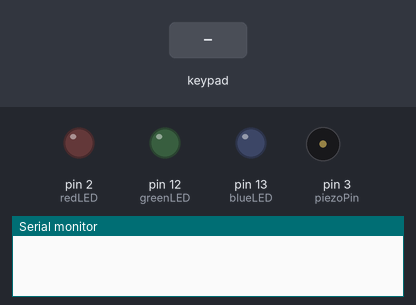
The sketch below on a simulated Arduino Uno, built with avr-gcc and run on an emulated ATmega328P. On the bench: output pins drawn as LEDs (lit = HIGH), buzzer (waves = sounding), the last lines printed to the serial monitor. Wiring (inferred from the names in the program): 4×4 keypad with keys 1 2 3 A 4 5 6 B 7 8 9 C * 0 # D (labels assumed): rows pin 11, pin 10, pin 9, pin 8; columns pin 7, pin 6, pin 5, pin 4. Dashed ring = blinking. Inputs (shaded band) come from the test bench. Pins used as bus, display or sensor lines are not drawn.

Above: at 1.2 s.
1.3 s: key 'A' pressed
At 1.7 s:
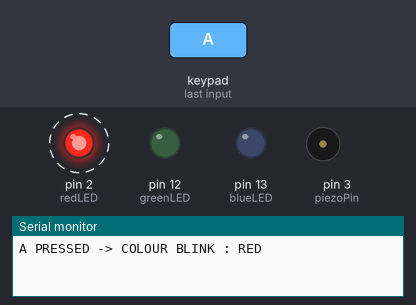
4.3 s: keypad keys 1 2 # pressed 0.4 s apart
At 5.2 s:
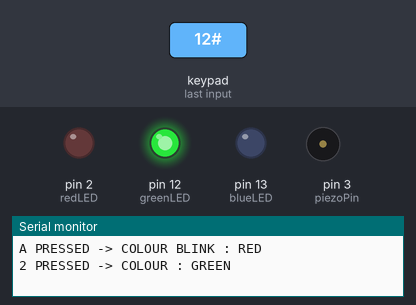
At 5.9 s:
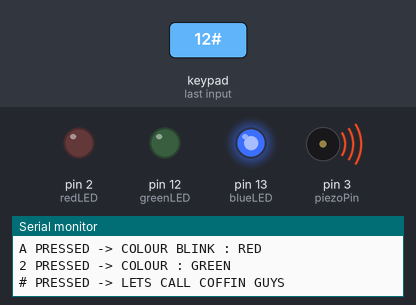
Timing chart, 0 to 14.0 s (numbered marks = the images above; inputs shaded):
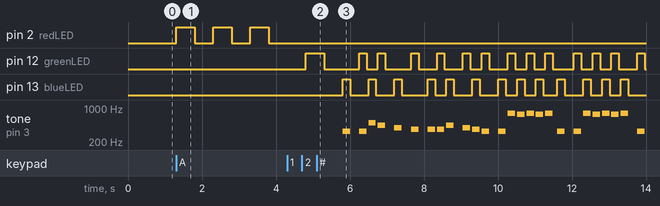

Measured:
- after the input at 1.3 s, pin 2 (redLED): alternates HIGH for 0.50 s and LOW for 0.50 s, starting at once
- after the input at 4.3 s, pin 12 (greenLED): LOW → HIGH after 0.50 s, → LOW 0.50 s later, → HIGH 0.95 s later, → LOW 0.20 s later, … (28 changes in this stretch); pin 13 (blueLED): LOW → HIGH after 1.5 s, → LOW 0.20 s later, → HIGH 0.50 s later, → LOW 0.20 s later, … (26 changes in this stretch)

The sketch:

4x4songibi.ino
```cpp
//MCE 202 BERKE TOLANT

const int b3 = 988;   const int a93 = 932;   const int a3 = 880;
const int g93 = 831;  const int g3 = 784;    const int f93 = 740;
const int f3 = 698;   const int e3 = 659;    const int d93 = 622;
const int d3 = 587;   const int c93 = 554;   const int c3 = 523;
const int b2 = 494;   const int a92 = 466;   const int a2 = 440;
const int g92 = 415;  const int g2 = 392;    const int f92 = 370;
const int f2 = 349;   const int e2 = 329;    const int d92 = 311;
const int d2 = 294;   const int c92 = 277;   const int c2 = 262;
const int b = 247;    const int a9 = 233;    const int a = 220;
const int g9 = 208;   const int g = 196;     const int f9 = 185;
const int f = 175;    const int e = 165;     const int d9 = 156;
const int d = 147;    const int c9 = 139;    const int c = 131;
const int x = 0;          // our notes and their frequencies(Hz)

const byte piezoPin = 3;  // Defining LED and piezo pins
const byte redLED   = 2;
const byte greenLED = 12;
const byte blueLED  = 13;

int counter = 0;          // counter for led & buzzer synchronization

const byte column1 = 7;   // Defining column pins
const byte column2 = 6;
const byte column3 = 5;
const byte column4 = 4;

const byte row1 = 11;     // Defining row pins
const byte row2 = 10;
const byte row3 = 9;
const byte row4 = 8;

void setup() {
  Serial.begin(9600);               // to use serial monitor

  pinMode(row1, OUTPUT);            // here we set row pins as OUTPUT
  pinMode(row2, OUTPUT);
  pinMode(row3, OUTPUT);
  pinMode(row4, OUTPUT);

  pinMode(column1, INPUT_PULLUP);   // here we set column pins as PULLUP so they can stay HIGH till the input signal
  pinMode(column2, INPUT_PULLUP);
  pinMode(column3, INPUT_PULLUP);
  pinMode(column4, INPUT_PULLUP);

  pinMode(piezoPin, OUTPUT);        // here we set piezo and LED pins as OUTPUT
  pinMode(redLED,   OUTPUT);
  pinMode(greenLED, OUTPUT);
  pinMode(blueLED,  OUTPUT);
  }

void loop() {
  row1Check();          // in our loop, we are calling our row functions one by one for controlling row pin states
  row2Check();
  row3Check();
  row4Check();
}

void row1Check() {
  digitalWrite(row1, LOW);               //   here we set row1 as LOW, others as HIGH for getting a path to column pins
  digitalWrite(row2, HIGH);
  digitalWrite(row3, HIGH);
  digitalWrite(row4, HIGH);

  if (digitalRead(column1) == LOW) {      //  here we are checking state of column1. If it is LOW then;
    Serial.println("1 PRESSED -> COLOUR : RED");
    LEDon(redLED, 0, 0);
    delay(500);                           //  we have delay for each action -> catching difference between one-click and long-press
    LEDoff(redLED, 0, 0);
  }
  if (digitalRead(column2) == LOW) {      //  here we are checking state of column2. If it is LOW then;
    Serial.println("2 PRESSED -> COLOUR : GREEN");
    LEDon(0, greenLED, 0);
    delay(500);
    LEDoff(0, greenLED, 0);
  }
  if (digitalRead(column3) == LOW) {      //  here we are checking state of column3. If it is LOW then;
    Serial.println("3 PRESSED -> COLOUR : BLUE");
    LEDon(0, 0, blueLED);
    delay(500);
    LEDoff(0, 0, blueLED);
  }
  if (digitalRead(column4) == LOW) {      //  here we are checking state of column4. If it is LOW then;
    Serial.println("A PRESSED -> COLOUR BLINK : RED");
    LEDblink(redLED, 0, 0);
    delay(500);
    }
  }

void row2Check() {
  digitalWrite(row1, HIGH);
  digitalWrite(row2, LOW);
  digitalWrite(row3, HIGH);
  digitalWrite(row4, HIGH);

  if (digitalRead(column1) == LOW) {
    Serial.println("4 PRESSED -> COLOUR : YELLOW");
    LEDon(redLED, greenLED, 0);
    delay(500);
    LEDoff(redLED, greenLED, 0);
  }
  if (digitalRead(column2) == LOW) {
    Serial.println("5 PRESSED -> COLOUR : PURPLE");
    LEDon(redLED, 0, blueLED);
    delay(500);
    LEDoff(redLED, 0, blueLED);
  }
  if (digitalRead(column3) == LOW) {
    Serial.println("6 PRESSED -> COLOUR : CYAN (my fav.)");
    LEDon(0, greenLED, blueLED);
    delay(500);
    LEDoff(0, greenLED, blueLED);
  }
  if (digitalRead(column4) == LOW) {
    Serial.println("B PRESSED -> COLOUR BLINK : GREEN");
    LEDblink(0, greenLED, 0);
    delay(500);
    }
  }

void row3Check() {
  digitalWrite(row1, HIGH);
  digitalWrite(row2, HIGH);
  digitalWrite(row3, LOW);
  digitalWrite(row4, HIGH);

  if (digitalRead(column1) == LOW) {
    Serial.println("7 PRESSED -> NOTE C (DO)");
    beep(c3, 500);
    delay(500);
  }
  if (digitalRead(column2) == LOW) {
    Serial.println("8 PRESSED -> NOTE D (RE)");
    beep(d3, 500);
    delay(500);
    }
  if (digitalRead(column3) == LOW) {
    Serial.println("9 PRESSED -> NOTE E (MI)");
    beep(e3, 500);
    delay(500);
  }
  if (digitalRead(column4) == LOW) {
    Serial.println("C PRESSED -> C D E MELODY");
    beep(c3, 500);
    beep(d3, 500);
    beep(e3, 500);
    delay(500);
    }
  }

void row4Check() {
  digitalWrite(row1, HIGH);
  digitalWrite(row2, HIGH);
  digitalWrite(row3, HIGH);
  digitalWrite(row4, LOW);

  if (digitalRead(column1) == LOW) {
    Serial.println("* PRESSED -> LETS CALL THE POLICE");
    delay(500);
    EveryBreathYouTake();
  }
  if (digitalRead(column2) == LOW) {
    Serial.println("0 PRESSED");
    delay(500);
  }
  if (digitalRead(column3) == LOW) {
    Serial.println("# PRESSED -> LETS CALL COFFIN GUYS");
    delay(500);
    CoffinDance();
    CoffinDance();
  }
  if (digitalRead(column4) == LOW) {
    Serial.println("D PRESSED");
    delay(500);
  }
}

void LEDon(byte R, byte G, byte B)
{
  digitalWrite(R, HIGH);  // a function for turn on LED
  digitalWrite(G, HIGH);
  digitalWrite(B, HIGH);
  }

void LEDoff(byte R, byte G, byte B)
{
  digitalWrite(R, LOW);  // a function for turn off LED
  digitalWrite(G, LOW);
  digitalWrite(B, LOW);
  }

void LEDblink(byte R, byte G, byte B)
{
  for(int i=0; i<3; i++){
  digitalWrite(R, HIGH); // a function for blinking LED
  digitalWrite(G, HIGH);
  digitalWrite(B, HIGH);
  delay(500);
  digitalWrite(R, LOW);
  digitalWrite(G, LOW);
  digitalWrite(B, LOW);
  delay(500);
  }
  }

void beep(int note, int duration)
{
tone(piezoPin, note, duration);  // a function for getting notes from piezo and led synchronization

if(counter % 2 == 0){
digitalWrite(blueLED, HIGH);
delay(duration);
digitalWrite(blueLED, LOW);
}
else{
digitalWrite(greenLED, HIGH);
delay(duration);
digitalWrite(greenLED, LOW);
}

noTone(piezoPin);
delay(50);
counter++;
}

void EveryBreathYouTake()
{
  ///////////////1
beep(a, 210);       // The Police - Every Breath You Take melody
beep(e2, 210);
beep(b2, 210);
beep(e2, 210);
beep(c92, 210);
beep(b2, 210);
beep(e2, 210);
beep(b2, 210);
/////////////////2
beep(a, 210);
beep(e2, 210);
beep(b2, 210);
beep(e2, 210);
beep(c92, 210);
beep(b2, 210);
beep(e2, 210);
beep(a2, 210);
////////////////3
beep(f9, 210);
beep(c92, 210);
beep(g92, 210);
beep(c92, 210);
beep(a2, 210);
beep(g92, 210);
beep(c92, 210);
beep(g92, 210);
////////////////4
beep(f9, 210);
beep(c92, 210);
beep(g92, 210);
beep(c92, 210);
beep(a2, 210);
beep(g92, 210);
beep(c92, 210);
beep(e2, 210);
////////////////5
beep(d2, 210);
beep(f92, 210);
beep(e3, 210);
beep(f92, 210);
beep(d3, 210);
beep(a2, 210);
beep(f92, 210);
beep(a2, 210);
////////////////6
beep(e2, 210);
beep(b2, 210);
beep(f93, 210);
beep(b2, 210);
beep(e3, 210);
beep(b2, 210);
beep(e2, 210);
beep(a2, 210);
  ///////////////7
beep(a, 210);
beep(e2, 210);
beep(b2, 210);
beep(e2, 210);
beep(c92, 210);
beep(b2, 210);
beep(e2, 210);
beep(b2, 210);
}

void CoffinDance()
{
  beep(e2, 200);   // i think you know what it is
  delay(200);

  beep(e2, 200);
  beep(b2, 200);
  beep(a2, 200);
  delay(200);

  beep(g2, 200);
  delay(200);

  beep(f92, 200);
  delay(200);

  beep(f92, 200);
  beep(f92, 200);
  beep(a2, 200);
  delay(200);

  beep(g2, 200);
  beep(f92,210);
  beep(e2, 200);
  delay(200);

  beep(e2, 200);
  beep(g3, 210);
  beep(f93, 200);
  beep(g3, 205);
  beep(f93, 200);
  beep(g3, 200);
  delay(75);

  beep(e2, 200);
  delay(200);

  beep(e2, 200);
  beep(g3, 210);
  beep(f93, 200);
  beep(g3, 205);
  beep(f93, 200);
  beep(g3, 200);
  delay(200);
  }
```
